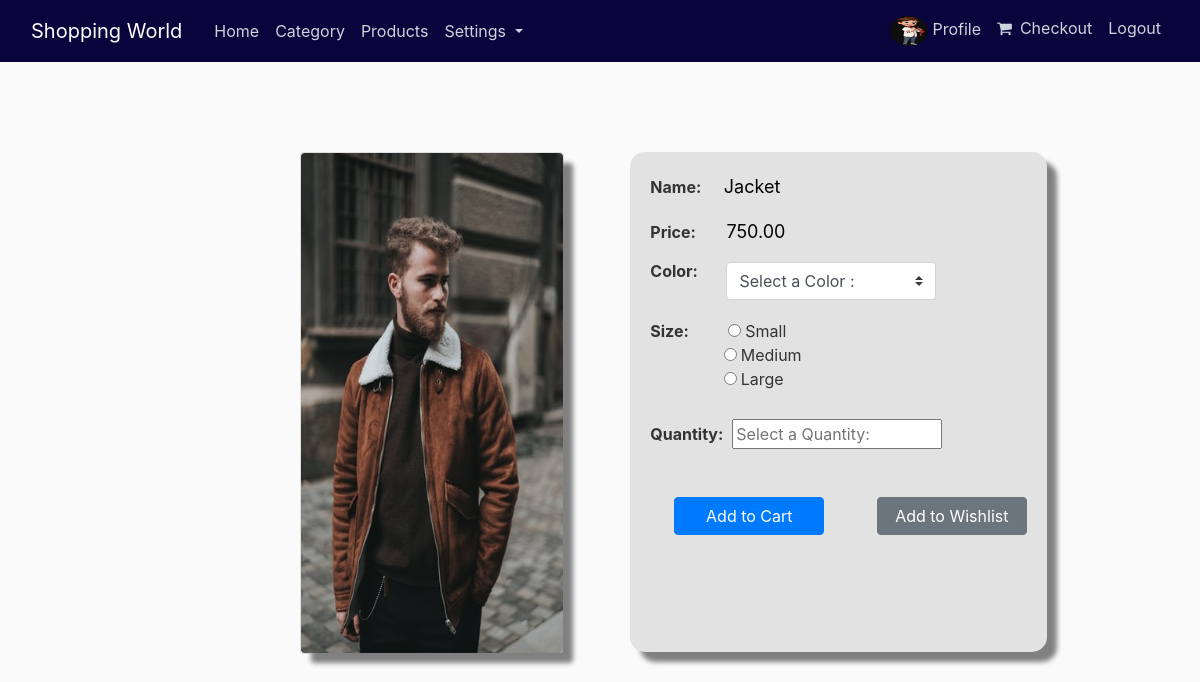
The page /products/1/product-detail (signed in) on the database its author committed.
### Users/models.py (models this page shows, shortened)
class Profile(models.Model):
    user = models.OneToOneField(User,on_delete=models.CASCADE)
    is_email = models.BooleanField(default=False)
    image = models.ImageField(default='default.jpg',upload_to='profile_pics')

### Products/models.py (models this page shows, shortened)
class Product(models.Model):
    Name = models.CharField(max_length=50)
    CategoryId = models.ForeignKey(Categorie,on_delete=models.CASCADE)
    Price = models.DecimalField(max_digits=8,decimal_places=2)
    Quntity = models.IntegerField()
    Size = models.CharField(max_length=10)
    Color = models.CharField(max_length=20)
    Image = models.ImageField(default = 'default.jpg',upload_to='images')

### Products/views.py (the view, shortened to what this page needs)
# urls.py: path('products/<int:pk>/product-detail', Product_views.ProductDetailView.as_view(), name='product-detail'),
class ProductDetailView(DetailView):
    def get(self, request, *args, **kwargs):
        book = get_object_or_404(Product, pk=kwargs['pk'])
        request.session['ProductId'] = book.id
        request.session['Image'] = book.Image.url
        context = {'book': book}
        return render(request, 'Products/product_detail.html', context)

### Products/templates/Products/product_detail.html (shortened to what this page needs)
{% extends "Products/base.html" %}
{% block content%}
    <div class="container-fluid pt-4">
        <div class="row">
            <div class="card-deck p-5 col-md-4" style="margin-left: 19%;">
                <div class="card">
                    <img src={{book.Image.url}} class="card-img-top w-100 rounded" alt="..."
                        style="height: 500px;width: 400px;border-radius: 15px;box-shadow: 10px 10px 5px grey;">
                </div>
            </div>
            <div class="card-deck p-5 col-md-6">
                <form method="POST">
                    <div class="row">
                        <div class="card-body col-md-12 col-sm-12 col-12 w-100"
                            style="background-color: #e2e2e2;border-radius: 15px;box-shadow: 10px 10px 5px grey;height: 500px;">
                            <b>Name:</b>
                            <input class="ml-3" style="background-color: #e2e2e2;border: 0px;font-size: large;" name="Name"
                                value="{{ book.Name }}" /> <br />
                            <b>Price:</b>
                            <input name="Price" class="ml-4 mt-3"
                                style="background-color: #e2e2e2;border: 0px;font-size: large;"
                                value="{{ book.Price }}" /><br />
                            <b>Color:</b>
                            <select class="custom-select ml-4 mt-3" style="width: 210px;" name="Color" required>
                                <option value="" disabled selected hidden>Select a Color :</option>
                            </select>
                            <br />
                            <b>Size:</b>
                            <input type="radio" class="mt-4" value="Small" name="Size" style="margin-left: 9.3%;" required><span
                                class="ml-1">Small</span><br />
                            <input type="radio" value="Medium" name="Size" style="margin-left: 19.5%;"><span
                                class="ml-1">Medium</span><br />
                            <input type="radio" value="Large" name="Size" style="margin-left: 19.5%;"><span
                                class="ml-1">Large</span><br />
                            <br />
                            <b>Quantity:</b>
                            &nbsp;<input type="number" class="mt-1 " required style="width: 210px;" name="Quantity"
                                placeholder="Select a Quantity:">
                            <br />
                            <button type="submit" name="cart" class="btn mt-5 btn-md btn-primary text-white ml-4" style="width: 150px;">Add to Cart</button>
                            <button type="submit" name="Wishlist" class="btn mt-5 btn-md btn-secondary ml-5 text-white" style="width: 150px;">Add to Wishlist</button>
                        </div>
                    </div>
                </form>
            </div>
        </div>
    </div>
{% endblock content %}

### Products/templates/Products/base.html (shortened to what this page needs)
{% load static %}
<!DOCTYPE html>
<html>
<head>
  <link rel="stylesheet" href="https://stackpath.bootstrapcdn.com/font-awesome/4.7.0/css/font-awesome.min.css"
>
  <link rel="stylesheet" href="https://maxcdn.bootstrapcdn.com/bootstrap/4.0.0/css/bootstrap.min.css"
>
  <link rel="stylesheet" type="text/css" href="{% static 'Products/main.css'%}">
</head>
<body>
  <header class="site-header">
    <nav class="navbar navbar-expand-md navbar-dark bg-steel fixed-top">
      <div class="container-fluid m-0">
        <a class="navbar-brand mr-4" href="{% url 'home'%}">Shopping World </a>
        <div class="collapse navbar-collapse" id="navbarToggle">
          <div class="navbar-nav mr-auto">
            <a class="nav-item nav-link" href="{% url 'home'%}">Home</a>
            <a class="nav-item nav-link" href="{% url 'category'%}">Category</a>
            <a class="nav-item nav-link" href="{% url 'products'%}">Products</a>
            <ul class="navbar-nav">
              <li class="nav-item dropdown">
                <a class="nav-link dropdown-toggle" href="#" id="navbarDarkDropdownMenuLink" role="button"
                  data-bs-toggle="dropdown" aria-expanded="false">
                  Settings
                </a>
              </li>
            </ul>
          </div>
          <div class="navbar-nav ">
            {% if user.is_authenticated %}
              <a class="nav-item nav-link" href="{% url 'profile' %}">
                <img src="{{ user.profile.image.url }}" class="rounded-circle " style="height:30px;width: 38px;" />
                Profile
              </a>
              <a class="nav-item nav-link" href="{% url 'cart' %}">
                <i class="fa fa-shopping-cart mr-2"></i>Checkout
              </a>
              <a class="nav-item nav-link " href="{% url 'logout' %}">Logout</a>
            {% else %}
              <a class="nav-item nav-link" href="{% url 'login' %}">Login</a>
              <a class="nav-item nav-link" href="{% url 'register' %}">Register</a>
            {% endif%}
          </div>
        </div>
      </div>
    </nav>
  </header>
  <main role="main" class="container-fluid">
    {% block content %}{% endblock %}
  </main>
</body>
</html>

### Products/static/Products/main.css (style rules this page uses)
body { background: #fafafa; color: #333333; margin-top: 5rem; }
ul { margin: 0; }
.bg-steel { background-color: #0a043c !important; }
.site-header .navbar-nav .nav-link { color: #cbd5db; }
.dropdown-toggle { background-color: #0a043c !important; }
.card-img-top { height: 250px; }

### rows shown on the page
Product: Image (picture), Name "Jacket", Price "750.00"
